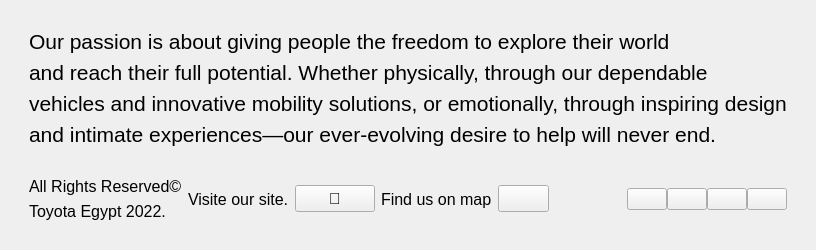
         <widget class="QWidget" name="about_page">
          <layout class="QGridLayout" name="gridLayout_21">
           <item row="0" column="0">
            <widget class="QWidget" name="about_page_widget" native="true">
             <layout class="QGridLayout" name="gridLayout_20">
              <item row="0" column="0">
               <layout class="QVBoxLayout" name="verticalLayout_9">
                <property name="topMargin">
                 <number>0</number>
                </property>
                <property name="bottomMargin">
                 <number>0</number>
                </property>
                <item>
                 <layout class="QHBoxLayout" name="horizontalLayout_26">
                  <item>
                   <widget class="QWidget" name="widget_13" native="true">
                    <layout class="QGridLayout" name="gridLayout_22">
                     <item row="0" column="0">
                      <widget class="QLabel" name="label_44">
                       <property name="font">
                        <font>
                         <pointsize>16</pointsize>
                        </font>
                       </property>
                       <property name="text">
                        <string>Our passion is about giving people the freedom to explore their world</string>
                       </property>
                      </widget>
                     </item>
                     <item row="1" column="0">
                      <widget class="QLabel" name="label_46">
                       <property name="font">
                        <font>
                         <pointsize>16</pointsize>
                        </font>
                       </property>
                       <property name="text">
                        <string>and reach their full potential. Whether physically, through our dependable</string>
                       </property>
                      </widget>
                     </item>
                     <item row="2" column="0">
                      <widget class="QLabel" name="label_47">
                       <property name="font">
                        <font>
                         <pointsize>16</pointsize>
                        </font>
                       </property>
                       <property name="text">
                        <string>vehicles and innovative mobility solutions, or emotionally, through inspiring design</string>
                       </property>
                      </widget>
                     </item>
                     <item row="3" column="0">
                      <widget class="QLabel" name="label_49">
                       <property name="font">
                        <font>
                         <pointsize>16</pointsize>
                        </font>
                       </property>
                       <property name="text">
                        <string>and intimate experiences—our ever-evolving desire to help will never end.</string>
                       </property>
                      </widget>
                     </item>
                    </layout>
                   </widget>
                  </item>
                 </layout>
                </item>
                <item>
                 <widget class="QWidget" name="about_widget" native="true">
                  <layout class="QGridLayout" name="gridLayout_23">
                   <item row="1" column="0">
                    <layout class="QHBoxLayout" name="horizontalLayout_25">
                     <property name="spacing">
                      <number>6</number>
                     </property>
                     <property name="leftMargin">
                      <number>0</number>
                     </property>
                     <property name="topMargin">
                      <number>0</number>
                     </property>
                     <property name="bottomMargin">
                      <number>0</number>
                     </property>
                     <item>
                      <layout class="QVBoxLayout" name="verticalLayout_10">
                       <item>
                        <widget class="QLabel" name="label_52">
                         <property name="font">
                          <font>
                           <pointsize>12</pointsize>
                          </font>
                         </property>
                         <property name="text">
                          <string>All Rights Reserved©</string>
                         </property>
                        </widget>
                       </item>
                       <item>
                        <widget class="QLabel" name="label_53">
                         <property name="font">
                          <font>
                           <pointsize>12</pointsize>
                          </font>
                         </property>
                         <property name="text">
                          <string>Toyota Egypt 2022.</string>
                         </property>
                        </widget>
                       </item>
                      </layout>
                     </item>
                     <item>
                      <layout class="QHBoxLayout" name="horizontalLayout_23">
                       <item>
                        <widget class="QLabel" name="label_50">
                         <property name="font">
                          <font>
                           <pointsize>12</pointsize>
                          </font>
                         </property>
                         <property name="text">
                          <string>Visite our site.</string>
                         </property>
                        </widget>
                       </item>
                       <item>
                        <widget class="QPushButton" name="site">
                         <property name="minimumSize">
                          <size>
                           <width>23</width>
                           <height>0</height>
                          </size>
                         </property>
                         <property name="font">
                          <font>
                           <pointsize>12</pointsize>
                           <bold>true</bold>
                          </font>
                         </property>
                         <property name="text">
                          <string></string>
                         </property>
                         <property name="iconSize">
                          <size>
                           <width>16</width>
                           <height>16</height>
                          </size>
                         </property>
                         <property name="autoDefault">
                          <bool>false</bool>
                         </property>
                         <property name="default">
                          <bool>false</bool>
                         </property>
                         <property name="flat">
                          <bool>false</bool>
                         </property>
                        </widget>
                       </item>
                      </layout>
                     </item>
                     <item>
                      <layout class="QHBoxLayout" name="horizontalLayout_24">
                       <item>
                        <widget class="QLabel" name="label_51">
                         <property name="font">
                          <font>
                           <pointsize>12</pointsize>
                          </font>
                         </property>
                         <property name="text">
                          <string>Find us on map</string>
                         </property>
                        </widget>
                       </item>
                       <item>
                        <widget class="QPushButton" name="map">
                         <property name="font">
                          <font>
                           <pointsize>12</pointsize>
                          </font>
                         </property>
                         <property name="text">
                          <string/>
                         </property>
                         <property name="icon">
                          <iconset resource="resource.qrc">
                           <normaloff>:/Icons/Icons/marker.png</normaloff>:/Icons/Icons/marker.png</iconset>
                         </property>
                         <property name="iconSize">
                          <size>
                           <width>20</width>
                           <height>20</height>
                          </size>
                         </property>
                        </widget>
                       </item>
                      </layout>
                     </item>
                     <item>
                      <spacer name="horizontalSpacer_3">
                       <property name="orientation">
                        <enum>Qt::Horizontal</enum>
                       </property>
                       <property name="sizeHint" stdset="0">
                        <size>
                         <width>40</width>
                         <height>20</height>
                        </size>
                       </property>
                      </spacer>
                     </item>
                     <item>
                      <layout class="QHBoxLayout" name="horizontalLayout_22">
                       <property name="spacing">
                        <number>0</number>
                       </property>
                       <item>
                        <widget class="QPushButton" name="linkedin">
                         <property name="text">
                          <string/>
                         </property>
                         <property name="icon">
                          <iconset resource="resource.qrc">
                           <normaloff>:/Icons/Icons/linkedin.png</normaloff>:/Icons/Icons/linkedin.png</iconset>
                         </property>
                         <property name="iconSize">
                          <size>
                           <width>20</width>
                           <height>20</height>
                          </size>
                         </property>
                        </widget>
                       </item>
                       <item>
                        <widget class="QPushButton" name="instagram">
                         <property name="text">
                          <string/>
                         </property>
                         <property name="icon">
                          <iconset resource="resource.qrc">
                           <normaloff>:/Icons/Icons/instagram.png</normaloff>:/Icons/Icons/instagram.png</iconset>
                         </property>
                         <property name="iconSize">
                          <size>
                           <width>20</width>
                           <height>20</height>
                          </size>
                         </property>
                        </widget>
                       </item>
                       <item>
                        <widget class="QPushButton" name="twitter">
                         <property name="text">
                          <string/>
                         </property>
                         <property name="icon">
                          <iconset resource="resource.qrc">
                           <normaloff>:/Icons/Icons/twitter.png</normaloff>:/Icons/Icons/twitter.png</iconset>
                         </property>
                         <property name="iconSize">
                          <size>
                           <width>20</width>
                           <height>20</height>
                          </size>
                         </property>
                        </widget>
                       </item>
                       <item>
                        <widget class="QPushButton" name="facebook">
                         <property name="text">
                          <string/>
                         </property>
                         <property name="icon">
                          <iconset resource="resource.qrc">
                           <normaloff>:/Icons/Icons/facebook.png</normaloff>:/Icons/Icons/facebook.png</iconset>
                         </property>
                         <property name="iconSize">
                          <size>
                           <width>20</width>
                           <height>20</height>
                          </size>
                         </property>
                        </widget>
                       </item>
                      </layout>
                     </item>
                    </layout>
                   </item>
                   <item row="0" column="0">
                    <widget class="QWidget" name="widget_4" native="true">
                     <widget class="QLabel" name="label_5">
                      <property name="geometry">
                       <rect>
                        <x>0</x>
                        <y>-10</y>
                        <width>721</width>
                        <height>111</height>
                       </rect>
                      </property>
                      <property name="text">
                       <string>View our latest spots that'll move
you in the right direction.</string>
                      </property>
                     </widget>
                    </widget>
                   </item>
                  </layout>
                 </widget>
                </item>
               </layout>
              </item>
             </layout>
            </widget>
           </item>
          </layout>
         </widget>
